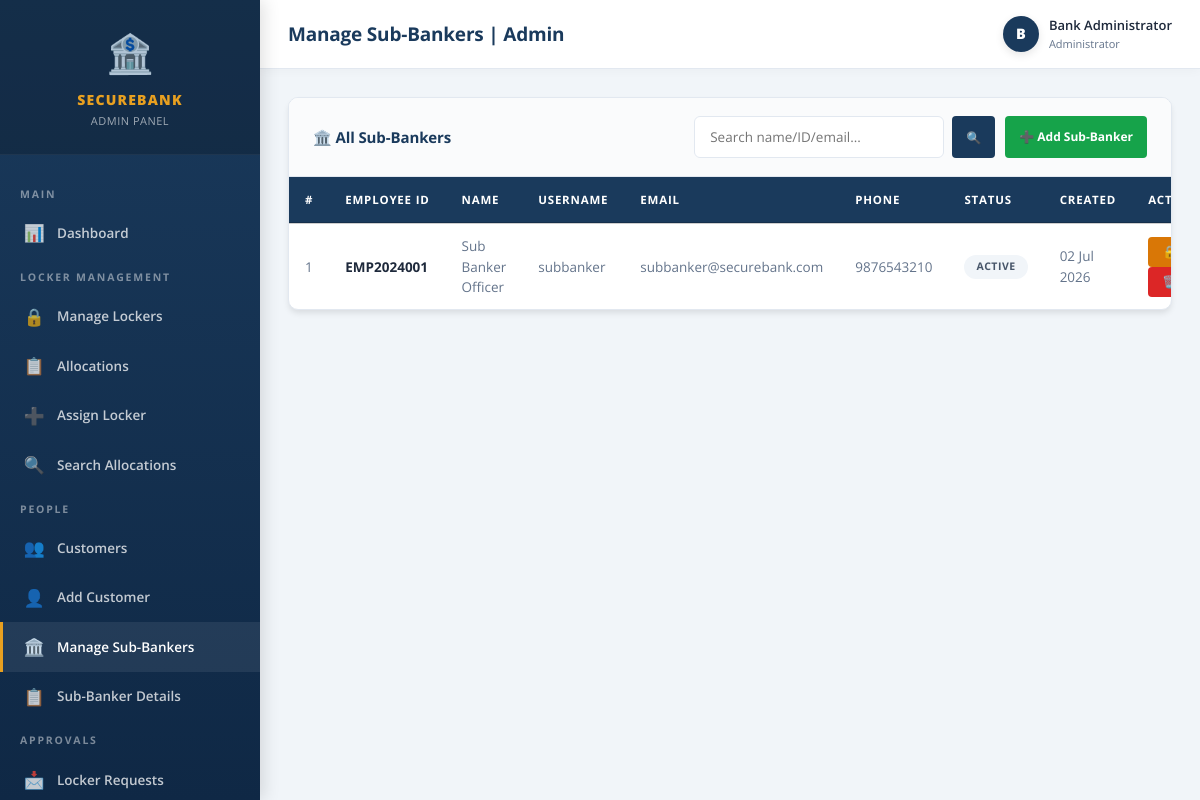
/admin/sub_bankers.php (signed in), run on the app's committed database.
### tables this page shows
CREATE TABLE IF NOT EXISTS sub_banker (
    id INT AUTO_INCREMENT PRIMARY KEY,
    username VARCHAR(50) NOT NULL UNIQUE,
    password VARCHAR(255) NOT NULL,
    full_name VARCHAR(100) NOT NULL,
    employee_id VARCHAR(20) NOT NULL UNIQUE,
    email VARCHAR(100) NOT NULL UNIQUE,
    phone VARCHAR(15) NOT NULL,
    status ENUM('active', 'inactive') DEFAULT 'active',
    created_at TIMESTAMP DEFAULT CURRENT_TIMESTAMP
);

### admin/sub_bankers.php (the view, shortened to what this page needs)
<?php
require_once '../includes/header_admin.php';
$conn = getDBConnection();
$search = trim($_GET['q'] ?? '');
$sql = "SELECT * FROM sub_banker";
$sql .= " ORDER BY created_at DESC";
$bankers = $conn->query($sql);
?>
<div class="card">
  <div class="card-header">
    <h3>🏛️ All Sub-Bankers</h3>
    <div class="d-flex gap-10">
      <form method="GET" style="display:flex;gap:8px;">
        <input type="text" name="q" class="form-control" placeholder="Search name/ID/email..." value="<?= htmlspecialchars($search) ?>" style="width:250px;">
        <button type="submit" class="btn btn-primary btn-sm">🔍</button>
      </form>
      <a href="add_sub_banker.php" class="btn btn-success btn-sm">➕ Add Sub-Banker</a>
    </div>
  </div>
  <div class="table-responsive">
    <table>
      <thead>
        <tr><th>#</th><th>Employee ID</th><th>Name</th><th>Username</th><th>Email</th><th>Phone</th><th>Status</th><th>Created</th><th>Actions</th></tr>
      </thead>
      <tbody>
        <?php $i=1; while($sb=$bankers->fetch_assoc()): ?>
        <tr>
          <td><?= $i++ ?></td>
          <td><strong><?= htmlspecialchars($sb['employee_id']) ?></strong></td>
          <td><?= htmlspecialchars($sb['full_name']) ?></td>
          <td><?= htmlspecialchars($sb['username']) ?></td>
          <td><?= htmlspecialchars($sb['email']) ?></td>
          <td><?= htmlspecialchars($sb['phone']) ?></td>
          <td><?= getStatusBadge($sb['status']) ?></td>
          <td><?= date('d M Y', strtotime($sb['created_at'])) ?></td>
          <td>
            <a href="?toggle=<?= $sb['id'] ?>&q=<?= urlencode($search) ?>" class="btn btn-sm <?= $sb['status']==='active'?'btn-warning':'btn-success' ?>">
              <?= $sb['status']==='active'?'🔒 Deactivate':'✅ Activate' ?>
            </a>
            <a href="?delete=<?= $sb['id'] ?>" class="btn btn-danger btn-sm" onclick="return confirm('Delete this sub-banker?')">🗑️</a>
          </td>
        </tr>
        <?php endwhile; ?>
      </tbody>
    </table>
  </div>
</div>
<?php $conn->close(); require_once '../includes/footer_admin.php'; ?>

### includes/functions.php (shortened to what this page needs)
<?php
function getStatusBadge($status) {
    $badges = [
        'available'  => '<span class="badge badge-success">Available</span>',
        'allocated'  => '<span class="badge badge-danger">Allocated</span>',
        'maintenance'=> '<span class="badge badge-warning">Maintenance</span>',
        'active'     => '<span class="badge badge-success">Active</span>',
        'inactive'   => '<span class="badge badge-secondary">Inactive</span>',
        'paid'       => '<span class="badge badge-success">Paid</span>',
        'pending'    => '<span class="badge badge-warning">Pending</span>',
        'overdue'    => '<span class="badge badge-danger">Overdue</span>',
        'surrendered'=> '<span class="badge badge-secondary">Surrendered</span>',
        'approved'   => '<span class="badge badge-success">Approved</span>',
        'rejected'   => '<span class="badge badge-danger">Rejected</span>',
        'unread'     => '<span class="badge badge-warning">Unread</span>',
        'read'       => '<span class="badge badge-secondary">Read</span>',
        'replied'    => '<span class="badge badge-success">Replied</span>',
    ];
    return $badges[$status] ?? '<span class="badge badge-secondary">' . ucfirst($status) . '</span>';
}
?>

### css/style.css (style rules this page uses)
:root { --primary: #1a3a5c; --primary-light: #2563a8; --primary-dark: #0f2845; --accent: #e8a020; --accent-hover: #d97706; --gold: #c8a84b; --success: #16a34a; --danger: #dc2626; --warning: #d97706; --secondary: #64748b; --bg: #f1f5f9; --white: #ffffff; --border: #e2e8f0; --text: #1e293b; --text-muted: #64748b; --shadow: 0 4px 6px -1px rgba(0, 0, 0, 0.1); --shadow-lg: 0 10px 25px -3px rgba(0, 0, 0, 0.15); --radius: 10px; --teal: #0d9488; --teal-light: #14b8a6; --teal-dark: #0f766e; }
* { margin: 0; padding: 0; box-sizing: border-box; }
body { font-family: 'Open Sans', sans-serif; background: var(--bg); color: var(--text); font-size: 14px; line-height: 1.5; -webkit-font-smoothing: antialiased; }
.card { background: var(--white); border-radius: var(--radius); box-shadow: var(--shadow); border: 1px solid var(--border); overflow: hidden; margin-bottom: 24px; }
.card-header { padding: 18px 24px; border-bottom: 1px solid var(--border); display: flex; align-items: center; justify-content: space-between; background: #fafbfc; }
.card-header h3 { font-size: 15px; font-weight: 700; color: var(--primary); letter-spacing: -0.1px; }
.table-responsive { overflow-x: auto; }
table { width: 100%; border-collapse: collapse; font-size: 13.5px; }
table thead th { background: var(--primary); color: white; padding: 14px 16px; text-align: left; font-weight: 700; font-size: 11.5px; text-transform: uppercase; letter-spacing: 0.8px; white-space: nowrap; border-bottom: 2px solid rgba(0, 0, 0, 0.1); }
table tbody td { padding: 12px 16px; border-bottom: 1px solid var(--border); vertical-align: middle; color: var(--text-muted); }
table tbody tr:last-child td { border-bottom: none; }
table tbody tr strong { color: var(--text); }
.form-control { width: 100%; padding: 11px 15px; border: 1.5px solid var(--border); border-radius: 6px; font-size: 13.5px; font-family: inherit; background: var(--white); color: var(--text); transition: border-color 0.2s, box-shadow 0.2s; outline: none; }
.btn { display: inline-flex; align-items: center; gap: 6px; padding: 10px 20px; border-radius: 6px; border: none; font-size: 13px; font-weight: 700; cursor: pointer; text-decoration: none; transition: all 0.25s ease; font-family: inherit; white-space: nowrap; }
.btn-primary { background: var(--primary); color: white; }
.btn-success { background: var(--success); color: white; }
.btn-danger { background: var(--danger); color: white; }
.btn-warning { background: var(--warning); color: white; }
.btn-sm { padding: 6px 14px; font-size: 12px; border-radius: 4px; }
.badge { display: inline-block; padding: 4px 12px; border-radius: 50px; font-size: 10.5px; font-weight: 700; text-transform: uppercase; letter-spacing: 0.5px; }
.badge-secondary { background: #f1f5f9; color: #475569; }
.d-flex { display: flex; }
.gap-10 { gap: 10px; }

### data on the page
sub_banker: employee "EMP2024001", full_name "Sub Banker Officer", username "subbanker", email "subbanker@securebank.com", phone "9876543210", status "ACTIVE", created_at "02 Jul 2026", shows "🔒 Deactivate"

### other printed values
$page_title "Manage Sub-Bankers | Admin"
substr($_SESSION['admin_name']??'A',0,1) "B"
$_SESSION['admin_name'] "Bank Administrator"
